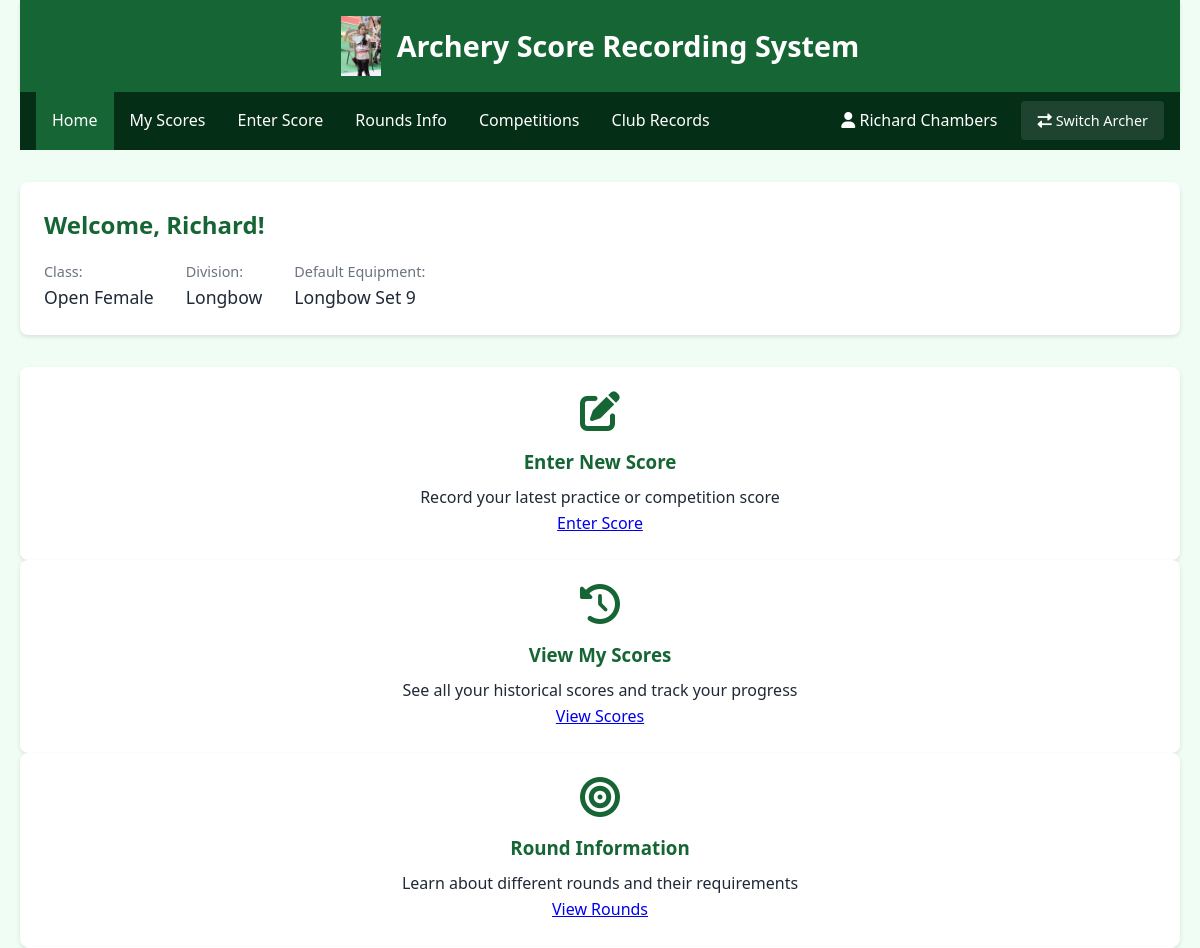
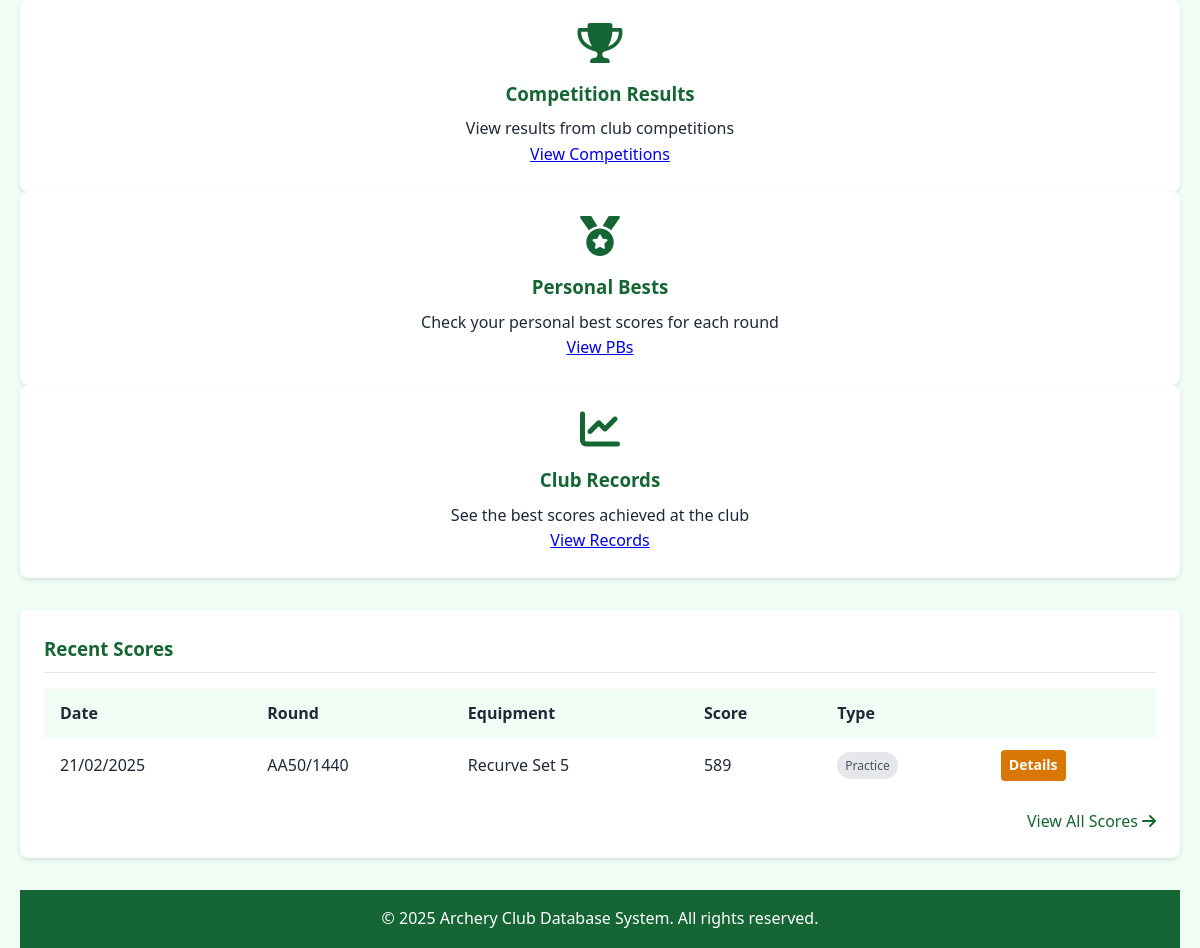
Page /archer/archer_home.php?archer_id=4 on the committed database (2 pictures, top to bottom).
### tables this page shows
CREATE TABLE `ArcherTable` (
  `ArcherID` int(11) NOT NULL,
  `FirstName` varchar(50) NOT NULL,
  `LastName` varchar(50) NOT NULL,
  `Gender` enum('Male','Female') NOT NULL,
  `DOB` date NOT NULL,
  `ClassID` int(11) NOT NULL,
  `DefaultDivisionID` int(11) NOT NULL,
  `DefaultEquipmentID` int(11) NOT NULL,
  `IsActive` tinyint(1) DEFAULT '1'
);

CREATE TABLE `ClassTable` (
  `ClassID` int(11) NOT NULL,
  `ClassName` varchar(100) NOT NULL,
  `Gender` enum('Female','Male') DEFAULT NULL,
  `MinAge` int(11) NOT NULL,
  `MaxAge` int(11) NOT NULL
);

CREATE TABLE `DivisionTable` (
  `DivisionID` int(11) NOT NULL,
  `DivisionName` varchar(100) NOT NULL,
  `Gender` varchar(6) DEFAULT NULL
);

CREATE TABLE `EquipmentTable` (
  `EquipmentID` int(11) NOT NULL,
  `EquipmentName` varchar(50) NOT NULL,
  `DivisionID` int(11) NOT NULL
);

CREATE TABLE `ScoreTable` (
  `ScoreID` int(11) NOT NULL,
  `ArcherID` int(11) NOT NULL,
  `RoundID` int(11) NOT NULL,
  `EquipmentID` int(11) NOT NULL,
  `CompetitionID` int(11) DEFAULT NULL,
  `DateShot` date NOT NULL,
  `TotalScore` int(11) NOT NULL,
  `IsPractice` tinyint(1) DEFAULT '1',
  `IsApproved` tinyint(1) DEFAULT '0',
  `IsPersonalBest` tinyint(1) DEFAULT '0',
  `IsClubBest` tinyint(1) DEFAULT '0'
);

CREATE TABLE `RoundTable` (
  `RoundID` int(11) NOT NULL,
  `RoundName` varchar(100) NOT NULL,
  `TotalArrows` int(11) NOT NULL,
  `IsOfficial` tinyint(1) DEFAULT '0',
  `DateEffectiveFrom` date NOT NULL,
  `DateEffectiveTo` date DEFAULT NULL
);

### includes/db_functions.php (called while the page is built, shortened)
<?php
require_once 'settings.php';
function getArcherById($archerId) {
    $conn = getDbConnection();
    $stmt = $conn->prepare("SELECT a.*, c.ClassName, d.DivisionName, e.EquipmentName
                          FROM ArcherTable a
                          JOIN ClassTable c ON a.ClassID = c.ClassID
                          JOIN DivisionTable d ON a.DefaultDivisionID = d.DivisionID
                          JOIN EquipmentTable e ON a.DefaultEquipmentID = e.EquipmentID
                          WHERE a.ArcherID = ? AND a.IsActive = 1");
    $stmt->bind_param("i", $archerId);
    $stmt->execute();
    $result = $stmt->get_result();
    if ($result->num_rows === 1) {
        return $result->fetch_assoc();
    } else {
        return null;
    }
}
function getArcherScores($archerId, $startDate = null, $endDate = null, $roundId = null) {
    $conn = getDbConnection();
    $query = "SELECT s.*, r.RoundName, e.EquipmentName, c.CompetitionName
              FROM ScoreTable s
              JOIN RoundTable r ON s.RoundID = r.RoundID
              JOIN EquipmentTable e ON s.EquipmentID = e.EquipmentID
              LEFT JOIN CompetitionTable c ON s.CompetitionID = c.CompetitionID
              WHERE s.ArcherID = ? AND s.IsApproved = 1";
    $params = [$archerId];
    $types = "i";
    $query .= " ORDER BY s.DateShot DESC, s.TotalScore DESC";
    $stmt = $conn->prepare($query);
    $bindParams = array();
    $bindParams[] = &$types;
    foreach ($params as $key => $value) {
        $bindParams[] = &$params[$key];
    }
    call_user_func_array([$stmt, 'bind_param'], $bindParams);
    $stmt->execute();
    $result = $stmt->get_result();
    $scores = [];
    while ($row = $result->fetch_assoc()) {
        $scores[] = $row;
    }
    return $scores;
}

### includes/settings.php (called while the page is built, shortened)
<?php
function formatDate($date, $format = 'd/m/Y') {
    $timestamp = strtotime($date);
    return date($format, $timestamp);
}

### archer/archer_home.php (the view, shortened to what this page needs)
<?php
require_once '../includes/settings.php';
require_once '../includes/db_functions.php';
$archerId = isset($_GET['archer_id']) ? intval($_GET['archer_id']) : 0;
$archer = getArcherById($archerId);
$recentScores = getArcherScores($archerId, null, null, null, 5);
?>
<!DOCTYPE html>
<html lang="en">
<head>
    <link rel="stylesheet" href="../css/main.css">
    <link rel="stylesheet" href="../css/navbar_archer.css">
    <link rel="stylesheet" href="https://cdnjs.cloudflare.com/ajax/libs/font-awesome/6.0.0/css/all.min.css">
</head>
<body>
    <div class="container">
        <header>
            <div class="logo">
                <img src="../images/archery-logo.png" alt="Archery Club Logo" onerror="this.src='../images/default-logo.png'">
                <h1>Archery Score Recording System</h1>
            </div>
        </header>
        <div class="archer-navbar">
            <div class="navbar-left">
                <a href="archer_home.php?archer_id=<?php echo $archerId; ?>" class="active">Home</a>
                <a href="view_scores.php">My Scores</a>
                <a href="enter_score.php">Enter Score</a>
                <a href="rounds_info.php">Rounds Info</a>
                <a href="competitions.php">Competitions</a>
                <a href="club_records.php">Club Records</a>
            </div>
            <div class="navbar-right">
                <div class="archer-info">
                    <span class="archer-name">
                        <i class="fas fa-user"></i> <?php echo htmlspecialchars($archer['FirstName'] . ' ' . $archer['LastName']); ?>
                    </span>
                    <a href="dashboard.php" class="switch-archer">
                        <i class="fas fa-exchange-alt"></i> Switch Archer
                    </a>
                </div>
            </div>
        </div>
        <main>
            <div class="archer-welcome">
                <h2>Welcome, <?php echo htmlspecialchars($archer['FirstName']); ?>!</h2>
                <div class="archer-details">
                    <div class="detail-item">
                        <span class="detail-label">Class:</span>
                        <span class="detail-value"><?php echo htmlspecialchars($archer['ClassName']); ?></span>
                    </div>
                    <div class="detail-item">
                        <span class="detail-label">Division:</span>
                        <span class="detail-value"><?php echo htmlspecialchars($archer['DivisionName']); ?></span>
                    </div>
                    <div class="detail-item">
                        <span class="detail-label">Default Equipment:</span>
                        <span class="detail-value"><?php echo htmlspecialchars($archer['EquipmentName']); ?></span>
                    </div>
                </div>
            </div>
            <div class="dashboard-grid">
                <div class="dashboard-card">
                    <i class="fas fa-edit"></i>
                    <h3>Enter New Score</h3>
                    <p>Record your latest practice or competition score</p>
                    <a href="enter_score.php" class="card-link">Enter Score</a>
                </div>
                <div class="dashboard-card">
                    <i class="fas fa-history"></i>
                    <h3>View My Scores</h3>
                    <p>See all your historical scores and track your progress</p>
                    <a href="view_scores.php" class="card-link">View Scores</a>
                </div>
                <div class="dashboard-card">
                    <i class="fas fa-bullseye"></i>
                    <h3>Round Information</h3>
                    <p>Learn about different rounds and their requirements</p>
                    <a href="rounds_info.php" class="card-link">View Rounds</a>
                </div>
                <div class="dashboard-card">
                    <i class="fas fa-trophy"></i>
                    <h3>Competition Results</h3>
                    <p>View results from club competitions</p>
                    <a href="competitions.php" class="card-link">View Competitions</a>
                </div>
                <div class="dashboard-card">
                    <i class="fas fa-medal"></i>
                    <h3>Personal Bests</h3>
                    <p>Check your personal best scores for each round</p>
                    <a href="personal_bests.php" class="card-link">View PBs</a>
                </div>
                <div class="dashboard-card">
                    <i class="fas fa-chart-line"></i>
                    <h3>Club Records</h3>
                    <p>See the best scores achieved at the club</p>
                    <a href="club_records.php" class="card-link">View Records</a>
                </div>
            </div>
            <?php if (!empty($recentScores)): ?>
            <div class="recent-scores">
                <h3>Recent Scores</h3>
                <div class="table-responsive">
                    <table class="data-table">
                        <thead>
                            <tr>
                                <th>Date</th>
                                <th>Round</th>
                                <th>Equipment</th>
                                <th>Score</th>
                                <th>Type</th>
                                <th></th>
                            </tr>
                        </thead>
                        <tbody>
                            <?php foreach ($recentScores as $score): ?>
                            <tr>
                                <td><?php echo formatDate($score['DateShot']); ?></td>
                                <td><?php echo htmlspecialchars($score['RoundName']); ?></td>
                                <td><?php echo htmlspecialchars($score['EquipmentName']); ?></td>
                                <td><?php echo $score['TotalScore']; ?></td>
                                <td>
                                    <?php if ($score['CompetitionID']): ?>
                                        <span class="badge badge-competition">Competition</span>
                                    <?php else: ?>
                                        <span class="badge badge-practice">Practice</span>
                                    <?php endif; ?>
                                </td>
                                <td>
                                    <a href="score_details.php?score_id=<?php echo $score['ScoreID']; ?>" class="btn btn-sm btn-secondary">
                                        Details
                                    </a>
                                </td>
                            </tr>
                            <?php endforeach; ?>
                        </tbody>
                    </table>
                </div>
                <div class="view-all-link">
                    <a href="view_scores.php">View All Scores <i class="fas fa-arrow-right"></i></a>
                </div>
            </div>
            <?php endif; ?>
        </main>
        <footer>
            <p>&copy; 2025 Archery Club Database System. All rights reserved.</p>
        </footer>
    </div>
</body>
</html>

### css/main.css (style rules this page uses)
:root { --primary-color: #166534; --primary-light: #22c55e; --secondary-color: #d97706; --light-color: #f0fdf4; --dark-color: #052e16; --gray-color: #e5e7eb; --text-color: #1f2937; --error-color: #dc2626; --success-color: #16a34a; }
* { margin: 0; padding: 0; box-sizing: border-box; }
body { font-family: 'Segoe UI', Tahoma, Geneva, Verdana, sans-serif; line-height: 1.6; color: var(--text-color); background-color: var(--light-color); min-height: 100vh; display: flex; flex-direction: column; }
.container { width: 100%; max-width: 1200px; margin: 0 auto; padding: 0 20px; flex: 1; display: flex; flex-direction: column; }
header { background-color: var(--primary-color); color: white; padding: 1rem 0; box-shadow: 0 2px 4px rgba(0, 0, 0, 0.1); }
.logo { display: flex; align-items: center; justify-content: center; gap: 1rem; }
.logo img { height: 60px; width: auto; }
.logo h1 { font-size: 1.8rem; font-weight: 600; }
main { flex: 1; padding: 2rem 0; }
.btn { display: inline-flex; align-items: center; justify-content: center; padding: 0.75rem 1.5rem; font-size: 1.1rem; font-weight: 600; text-decoration: none; border-radius: 4px; cursor: pointer; transition: all 0.3s ease; }
.btn-secondary { background-color: var(--secondary-color); color: white; }
footer { text-align: center; padding: 1rem 0; background-color: var(--primary-color); color: white; margin-top: auto; }
.dashboard-card { background-color: white; border-radius: 8px; padding: 1.5rem; box-shadow: 0 2px 4px rgba(0, 0, 0, 0.1); transition: transform 0.3s ease, box-shadow 0.3s ease; text-align: center; display: flex; flex-direction: column; align-items: center; justify-content: center; min-height: 180px; }
.dashboard-card i { font-size: 2.5rem; color: var(--primary-color); margin-bottom: 1rem; }
.dashboard-card h3 { color: var(--primary-color); margin-bottom: 0.5rem; }
.dashboard-card p { color: var(--text-color); }

### css/navbar_archer.css (style rules this page uses)
.archer-navbar { background-color: var(--dark-color); display: flex; justify-content: space-between; padding: 0 1rem; color: white; }
.navbar-left, .navbar-right { display: flex; align-items: center; }
.archer-navbar a { color: white; padding: 1rem; text-decoration: none; display: block; }
.archer-navbar a:hover, .archer-navbar a.active { background-color: var(--primary-color); }
.archer-info { display: flex; align-items: center; }
.archer-name { padding: 1rem; font-weight: 500; }
.switch-archer { font-size: 0.9rem; padding: 0.5rem 1rem !important; background-color: rgba(255, 255, 255, 0.1); border-radius: 4px; margin-left: 0.5rem; }

### archer/archer_home.php (style rules this page uses)
.archer-welcome { background-color: white; border-radius: 8px; padding: 1.5rem; margin-bottom: 2rem; box-shadow: 0 2px 4px rgba(0, 0, 0, 0.1); }
.archer-welcome h2 { color: var(--primary-color); margin-bottom: 1rem; }
.archer-details { display: flex; flex-wrap: wrap; gap: 2rem; }
.detail-item { display: flex; flex-direction: column; }
.detail-label { font-size: 0.9rem; color: #6b7280; }
.detail-value { font-size: 1.1rem; font-weight: 500; }
.recent-scores, .personal-bests { background-color: white; border-radius: 8px; padding: 1.5rem; margin-top: 2rem; box-shadow: 0 2px 4px rgba(0, 0, 0, 0.1); }
.recent-scores h3, .personal-bests h3 { color: var(--primary-color); margin-bottom: 1rem; border-bottom: 1px solid var(--gray-color); padding-bottom: 0.5rem; }
.table-responsive { overflow-x: auto; }
.data-table { width: 100%; border-collapse: collapse; }
.data-table th, .data-table td { padding: 0.75rem 1rem; text-align: left; }
.data-table th { background-color: var(--light-color); font-weight: 600; }
.badge { display: inline-block; padding: 0.25rem 0.5rem; font-size: 0.75rem; font-weight: 500; border-radius: 9999px; }
.badge-practice { background-color: #e5e7eb; color: #4b5563; }
.btn-sm { padding: 0.25rem 0.5rem; font-size: 0.875rem; }
.view-all-link { text-align: right; margin-top: 1rem; }
.view-all-link a { color: var(--primary-color); text-decoration: none; font-weight: 500; }

### rows in the picture
archertable: FirstName+LastName "Richard Chambers", FirstName "Richard", ClassID.ClassName "Open Female", DefaultDivisionID.DivisionName "Longbow", DefaultEquipmentID.EquipmentName "Longbow Set 9"
scoretable: DateShot "21/02/2025", RoundID.RoundName "AA50/1440", EquipmentID.EquipmentName "Recurve Set 5", TotalScore "589", shows "Practice"
